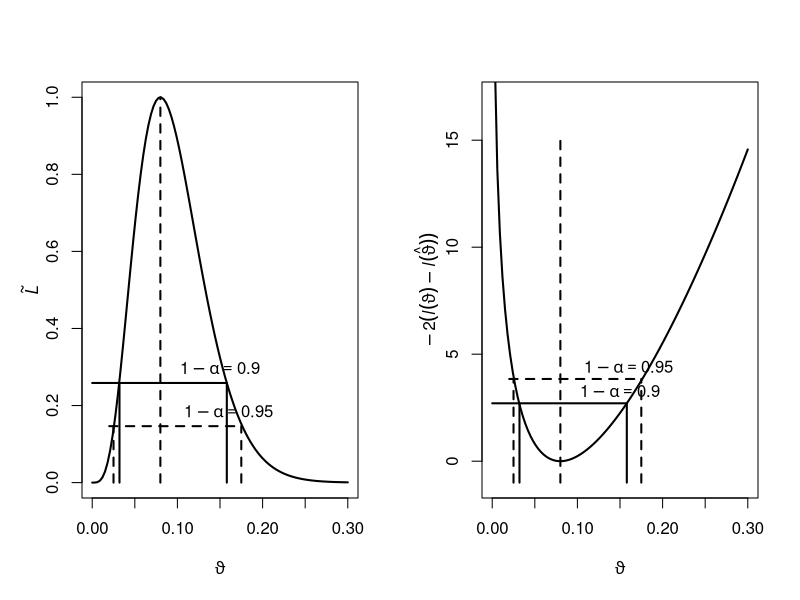

R code for this plot:
# ------------------------------------------------------------------------------
# Project:     SRM - Stochastische Risikomodellierung und statistische Methoden
# ------------------------------------------------------------------------------
# Quantlet:    SRM_fig4.2
# ------------------------------------------------------------------------------
# Description: Produces the QQ plots for simulated samples ofstandard normal 
#              distribution and exponential distribution with sample size 100. 
#              QQ-plots compare empirical quantiles of a distribution with 
#              theoretical quantiles of the standard normal distribution.
# ------------------------------------------------------------------------------
# Keywords:    qq-plot, simulation, normal, normal distribution, plot, 
#              graphical representation, exponential
# ------------------------------------------------------------------------------
# See also:
# ------------------------------------------------------------------------------
# Author:      Wellisch
# ------------------------------------------------------------------------------

## clear history
rm(list = ls(all = TRUE))
graphics.off()

## install and load packages
libraries = c("car")
lapply(libraries, function(x) if (!(x %in% installed.packages())) {
  install.packages(x)
})
lapply(libraries, library, quietly = TRUE, character.only = TRUE)


##########################################################
#Konfidentintervalle mit dem LQT                         #
##########################################################

#Abbildung 4.6 Verwerfungsbereiche mit LQT

y<-4                # 4 treffer bei 50 Beobachtungen
n<-50
p_Dach <-y/n    		#ML-Schaetzer f??r Binomialverteilung

#Funktionen
L<- function(p) p^y*(1-p)^(n-y)	#Likelihood
LR<-function(p) L(p)/L(p_Dach)	#Relative Likelihood

par(mfrow=c(1,2)) #zwei Bilder nebeneinader
#Zeichne Relative Likelihood
curve(LR,0,0.3,ylab=NA,xlab=expression(italic(theta1)),lwd=2)
mtext(expression(tilde(italic(L))), side=2, line=2)
segments(0.08,0,0.08,1, lty=2,  lwd=2)  #Vertikale in p-Dach
c1<-exp(-qchisq(0.95,1)/2)  				#c1=95% Quantil der Chi^2_1
c2<-exp(-qchisq(0.9,1)/2)					#c2=90% Quantil der Chi^2_1
segments(0.02,c1,0.175,c1,lty=2,lwd=2)		#Horizontale in c1
segments(0,c2,0.158,c2,lty=1,lwd=2)		#Horizontale in c2
segments(0.032,0,0.032,c2,lwd=2)		#Vertikale 1 zu c2	
segments(0.158,0,0.158,c2,lwd=2)		#Vertikale 2 zu c2
segments(0.025,0,0.025,c1,lwd=2,lty=2)	#Vertikale 1 zu c1
segments(0.175,0,0.175	,c1,lwd=2,lty=2)	#Vertikale 2 zu c1
text(0.15,c2+0.04,expression(1-alpha==0.90))
text(0.16,c1+0.04,expression(1-alpha==0.95))
#text(0.01,c1,expression(lambda[alpha]))

#Zeichne Relative Log-Likelihood
LLR<-function(p) -2*log(LR(p),base=exp(1))
curve(LLR,0,0.3,ylab=NA,xlab=expression(italic(theta1)),lwd=2,ylim=c(-1,17))
mtext(expression(-2(italic(l)(theta1)-italic(l)(hat(theta1)))), 
      side=2, line=2)

segments(0.08,-1,0.08,15, lty=2,lwd=2)	#Vertikale in p-Dach
c1<-qchisq(0.95,1)					#c1=95% Quantil der Chi^2_1
c2<-qchisq(0.9,1)					#c2=90% Quantil der Chi^2_1
segments(0.02,c1,0.175,c1,lty=2,lwd=2)		#Horizontale in c1
segments(0,c2,0.158,c2,lty=1,lwd=2)		#Horizontale in c2
segments(0.032,-1,0.032,c2,lwd=2)		#Vertikale 1 zu c2	
segments(0.158,-1,0.158,c2,lwd=2)		#Vertikale 2 zu c2
segments(0.025,-1,0.025,c1,lwd=2,lty=2)	#Vertikale 1 zu c1
segments(0.175,-1,0.175,c1,lwd=2,lty=2)	#Vertikale 2 zu c1
text(0.15,c2+0.6,expression(1-alpha==0.9))
text(0.16,c1+0.6,expression(1-alpha==0.95))


par(mfrow=c(1,1)) #wieder nur ein Bild

